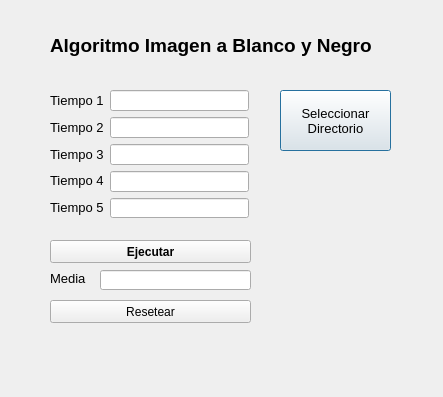
<?xml version="1.0" encoding="UTF-8"?>
<ui version="4.0">
 <class>Dialog_byn</class>
 <widget class="QDialog" name="Dialog_byn">
  <property name="geometry">
   <rect>
    <x>0</x>
    <y>0</y>
    <width>443</width>
    <height>397</height>
   </rect>
  </property>
  <property name="windowTitle">
   <string>Dialog</string>
  </property>
  <widget class="QPushButton" name="pushButton_select_dir_origen">
   <property name="geometry">
    <rect>
     <x>280</x>
     <y>90</y>
     <width>111</width>
     <height>61</height>
    </rect>
   </property>
   <property name="font">
    <font>
     <pointsize>10</pointsize>
    </font>
   </property>
   <property name="text">
    <string>Seleccionar
Directorio</string>
   </property>
  </widget>
  <widget class="QPushButton" name="pushButton_reset_byn">
   <property name="geometry">
    <rect>
     <x>50</x>
     <y>300</y>
     <width>201</width>
     <height>23</height>
    </rect>
   </property>
   <property name="font">
    <font>
     <pointsize>9</pointsize>
    </font>
   </property>
   <property name="text">
    <string>Resetear</string>
   </property>
  </widget>
  <widget class="QLabel" name="label_6">
   <property name="geometry">
    <rect>
     <x>50</x>
     <y>270</y>
     <width>71</width>
     <height>16</height>
    </rect>
   </property>
   <property name="font">
    <font>
     <pointsize>10</pointsize>
    </font>
   </property>
   <property name="text">
    <string>Media</string>
   </property>
  </widget>
  <widget class="QPushButton" name="pushButton_exec_byn">
   <property name="geometry">
    <rect>
     <x>50</x>
     <y>240</y>
     <width>201</width>
     <height>23</height>
    </rect>
   </property>
   <property name="font">
    <font>
     <pointsize>9</pointsize>
     <weight>75</weight>
     <italic>false</italic>
     <bold>true</bold>
     <underline>false</underline>
    </font>
   </property>
   <property name="text">
    <string>Ejecutar</string>
   </property>
  </widget>
  <widget class="QLineEdit" name="lineEdit_out_media_byn">
   <property name="geometry">
    <rect>
     <x>100</x>
     <y>270</y>
     <width>151</width>
     <height>20</height>
    </rect>
   </property>
  </widget>
  <widget class="QWidget" name="layoutWidget">
   <property name="geometry">
    <rect>
     <x>50</x>
     <y>90</y>
     <width>199</width>
     <height>128</height>
    </rect>
   </property>
   <layout class="QHBoxLayout" name="horizontalLayout">
    <item>
     <layout class="QVBoxLayout" name="verticalLayout">
      <item>
       <widget class="QLabel" name="label">
        <property name="font">
         <font>
          <pointsize>10</pointsize>
         </font>
        </property>
        <property name="text">
         <string>Tiempo 1</string>
        </property>
       </widget>
      </item>
      <item>
       <widget class="QLabel" name="label_2">
        <property name="font">
         <font>
          <pointsize>10</pointsize>
         </font>
        </property>
        <property name="text">
         <string>Tiempo 2</string>
        </property>
       </widget>
      </item>
      <item>
       <widget class="QLabel" name="label_3">
        <property name="font">
         <font>
          <pointsize>10</pointsize>
         </font>
        </property>
        <property name="text">
         <string>Tiempo 3</string>
        </property>
       </widget>
      </item>
      <item>
       <widget class="QLabel" name="label_4">
        <property name="font">
         <font>
          <pointsize>10</pointsize>
         </font>
        </property>
        <property name="text">
         <string>Tiempo 4</string>
        </property>
       </widget>
      </item>
      <item>
       <widget class="QLabel" name="label_5">
        <property name="font">
         <font>
          <pointsize>10</pointsize>
         </font>
        </property>
        <property name="text">
         <string>Tiempo 5</string>
        </property>
       </widget>
      </item>
     </layout>
    </item>
    <item>
     <layout class="QVBoxLayout" name="verticalLayout_2">
      <item>
       <widget class="QLineEdit" name="lineEdit_out_t1"/>
      </item>
      <item>
       <widget class="QLineEdit" name="lineEdit_out_t2"/>
      </item>
      <item>
       <widget class="QLineEdit" name="lineEdit_out_t3"/>
      </item>
      <item>
       <widget class="QLineEdit" name="lineEdit_out_t4"/>
      </item>
      <item>
       <widget class="QLineEdit" name="lineEdit_out_t5"/>
      </item>
     </layout>
    </item>
   </layout>
  </widget>
  <widget class="QLabel" name="label_7">
   <property name="geometry">
    <rect>
     <x>50</x>
     <y>30</y>
     <width>361</width>
     <height>31</height>
    </rect>
   </property>
   <property name="font">
    <font>
     <pointsize>14</pointsize>
     <weight>75</weight>
     <bold>true</bold>
     <underline>false</underline>
     <kerning>true</kerning>
    </font>
   </property>
   <property name="text">
    <string>Algoritmo Imagen a Blanco y Negro</string>
   </property>
  </widget>
 </widget>
 <resources/>
 <connections/>
</ui>
